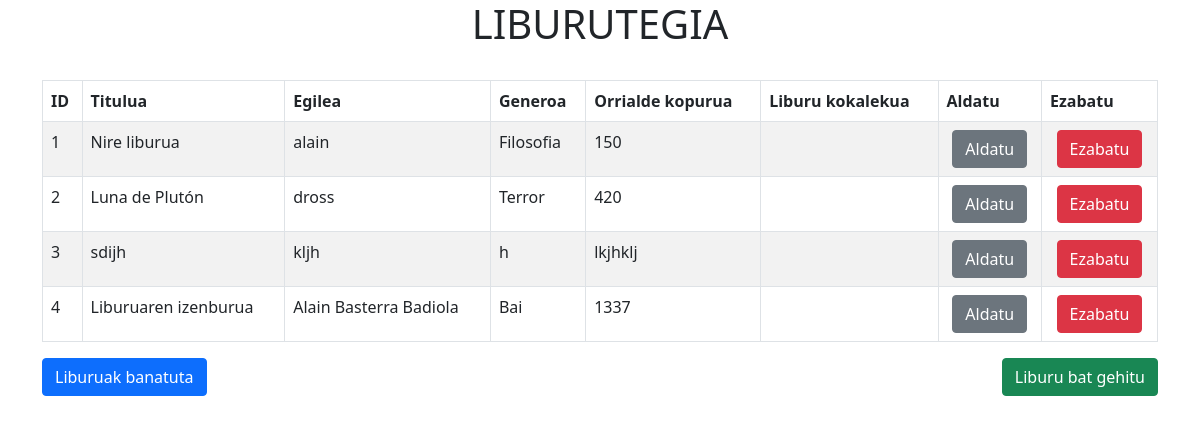
The app's page /liburutegia/liburudenak, older data.
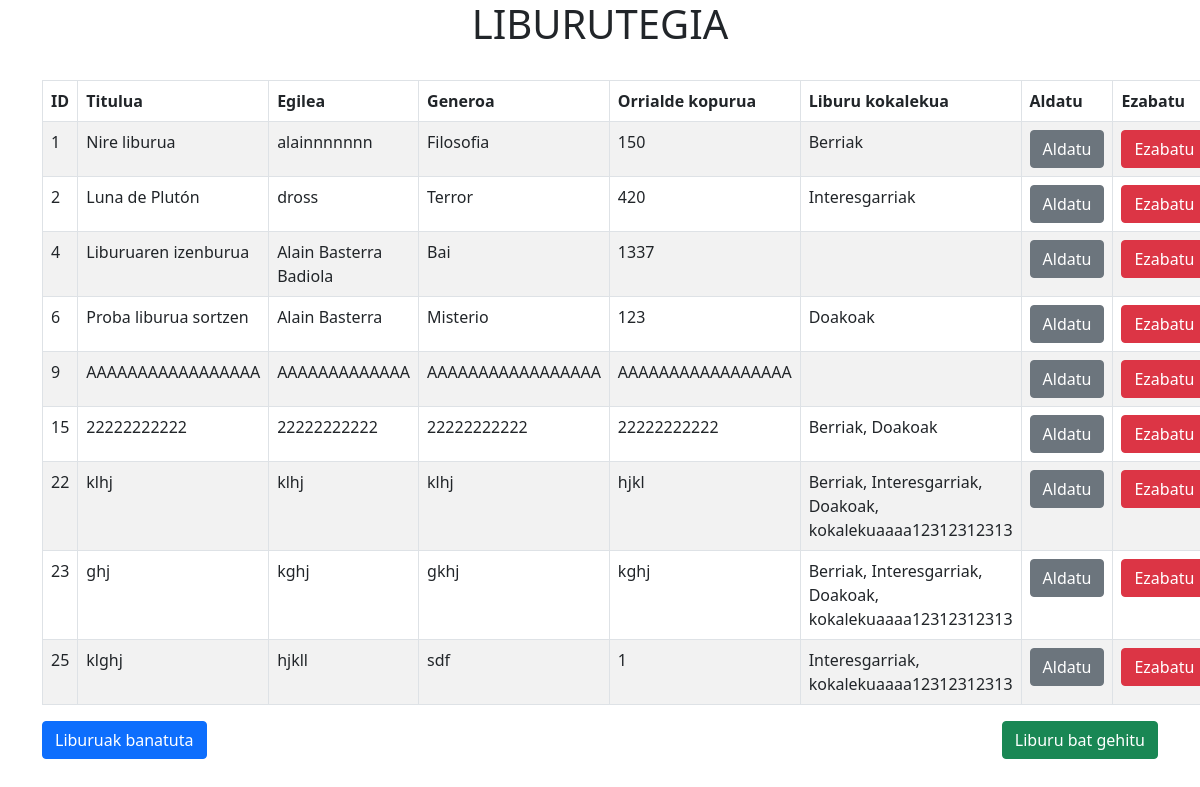
The same page, newer data.
### liburutegia/models.py (models this page shows, shortened)
class Liburua(models.Model):
    titulua = models.CharField(max_length=250)
    egilea = models.CharField(max_length=50)
    orrialde_kopurua = models.CharField(max_length=6)
    generoa = models.CharField(max_length=100)

### liburutegia/views.py (the view)
# urls.py: path('liburudenak', views.liburudenak, name='liburudenak'),
def liburudenak(request):
    liburuaktokiekin = []
    liburuak = Liburua.objects.all()
    for liburua in liburuak:
        kokalekuak = LiburuKokalekua.objects.filter(liburua=liburua).values_list('kokalekua__izena', flat=True)
        kokalekuak_str = ', '.join(kokalekuak)
        liburuaktokiekin.append({
            'liburua': liburua,
            'kokalekuak': kokalekuak_str,
        })
    return render(request, 'liburudenak.html', {'liburuaktokiekin': liburuaktokiekin})

### liburutegia/templates/liburudenak.html (shortened to what this page needs)
{% extends 'base.html' %}
{% block content %}
<div class="container">
    <table class="table table-bordered table-striped">
        <thead>
        <tr>
            <th>ID</th>
            <th>Titulua</th>
            <th>Egilea</th>
            <th>Generoa</th>
            <th>Orrialde kopurua</th>
            <th>Liburu kokalekua</th>
            <th>Aldatu</th>
            <th>Ezabatu</th>
        </tr>
        </thead>
        <tbody>
        {% for liburua in liburuaktokiekin %}
        <tr>
            <td>{{ liburua.liburua.id }}</td>
            <td>{{ liburua.liburua.titulua }}</td>
            <td>{{ liburua.liburua.egilea }}</td>
            <td>{{ liburua.liburua.generoa }}</td>
            <td>{{ liburua.liburua.orrialde_kopurua }}</td>
            <td>{{ liburua.kokalekuak }}</td>
            <td>
                <div class="d-flex justify-content-center">
                    <a href="formupdateliburua/{{ liburua.liburua.id }}" class="btn btn-secondary">Aldatu</a>
                </div>
            </td>
            <td>
                <div class="d-flex justify-content-center">
                    <a href="deleteliburua/{{ liburua.liburua.id }}" class="btn btn-danger">Ezabatu</a>
                </div>
            </td>
        </tr>
        {% endfor %}
        </tbody>
    </table>
    <div class="row">
        <div class="col-6">
            <div class="text-start">
                <a href="/" class="btn btn-primary">Liburuak banatuta</a>
            </div>
        </div>
        <div class="col-6">
            <div class="text-end">
                <a href="/formaddliburua" class="btn btn-success">Liburu bat gehitu</a>
            </div>
        </div>
    </div>
</div>
{% endblock content %}

### liburutegia/templates/base.html (shortened to what this page needs)
<!DOCTYPE html>
<head lang="en">
    {% load static %}
    <link rel="stylesheet" href='{%static "css/liburutegia.css" %}'>
    <link href="https://cdn.jsdelivr.net/npm/bootstrap@5.0.2/dist/css/bootstrap.min.css" rel="stylesheet"
>
</head>
<body>
<center>
    <h1>LIBURUTEGIA</h1>
</center>
<br>
{% block content %}
{% endblock %}
<br>
</body>
</html>

Row changes from the older to the newer data that the page shows:
removed Liburua: liburua.id "3", liburua.titulua "sdijh", liburua.egilea "kljh", liburua.generoa "h", liburua.orrialde_kopurua "lkjhklj"
changed Liburua "Nire liburua": liburua.egilea "alain" → "alainnnnnnn"; kokalekuak (not shown) → "Berriak"
shown differently, row unchanged: Liburua "Luna de Plutón": kokalekuak (not shown) → "Interesgarriak"
added Liburua: liburua.id "6", liburua.titulua "Proba liburua sortzen", liburua.egilea "Alain Basterra", liburua.generoa "Misterio", liburua.orrialde_kopurua "123", kokalekuak "Doakoak"
added Liburua: liburua.id "9", liburua.titulua "AAAAAAAAAAAAAAAAA", liburua.egilea "AAAAAAAAAAAAA", liburua.generoa "AAAAAAAAAAAAAAAAA", liburua.orrialde_kopurua "AAAAAAAAAAAAAAAAA"
added Liburua: liburua.id "15", liburua.titulua "22222222222", liburua.egilea "22222222222", liburua.generoa "22222222222", liburua.orrialde_kopurua "22222222222", kokalekuak "Berriak, Doakoak"
added Liburua: liburua.id "22", liburua.titulua "klhj", liburua.egilea "klhj", liburua.generoa "klhj", liburua.orrialde_kopurua "hjkl", kokalekuak "Berriak, Interesgarriak, Doakoak, kokalekuaaaa12312312313"
added Liburua: liburua.id "23", liburua.titulua "ghj", liburua.egilea "kghj", liburua.generoa "gkhj", liburua.orrialde_kopurua "kghj", kokalekuak "Berriak, Interesgarriak, Doakoak, kokalekuaaaa12312312313"
added Liburua: liburua.id "25", liburua.titulua "klghj", liburua.egilea "hjkll", liburua.generoa "sdf", liburua.orrialde_kopurua "1", kokalekuak "Interesgarriak, kokalekuaaaa12312312313"
